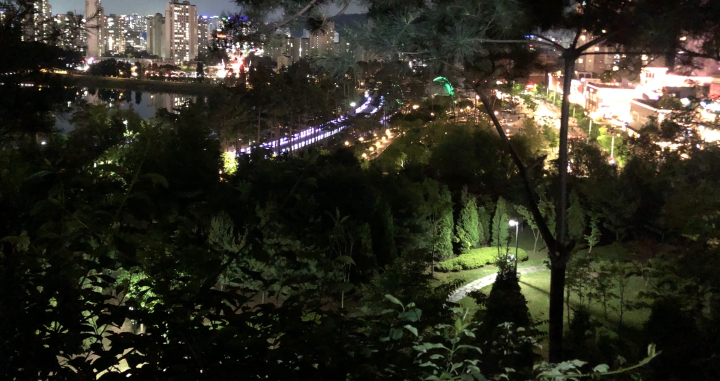
#> input picture OpenCV/이미지 연산과 히스토그램/city_night.jpg, 1440 x 762 px (shown at 1/2 size)
$ python bitwise_masking.py
#> lines starting #> are read from the running program, lines starting #| are printed output that depends on the picture; after the words box and inside, x2 and y2 are one past the last pixel; in counts of white or black regions, pixels touching at a corner belong together
import numpy as np, cv2
import matplotlib.pylab as plt

#--① 이미지 읽기
img = cv2.imread('city_night.jpg')
#> img is the input picture: shape (762, 1440, 3); mean B, G, R 35.1, 46.4, 48

#--② 마스크 만들기
mask = np.zeros_like(img)
cv2.circle(mask, (1000,480), 100, (255,255,255), -1)
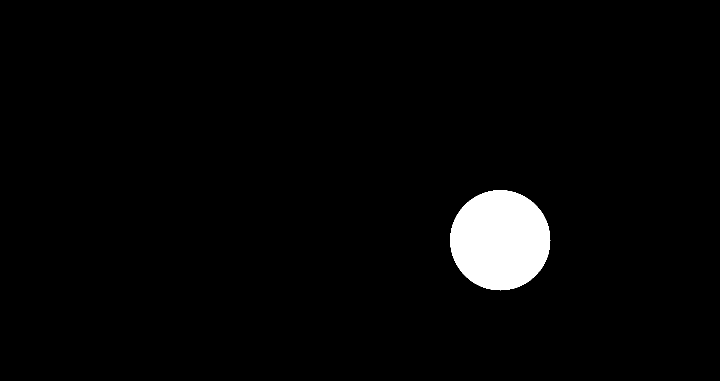
#> mask: shape (762, 1440, 3) (shown at 1/2 size); 2.9% white; 1 white region, box (x1, y1, x2, y2) and area: (900, 380, 1101, 581) 31417
#cv2.circle(대상이미지, (원점x, 원점y), 반지름, (색상), 채우기)

#--③ 마스킹
masked = cv2.bitwise_and(img, mask)
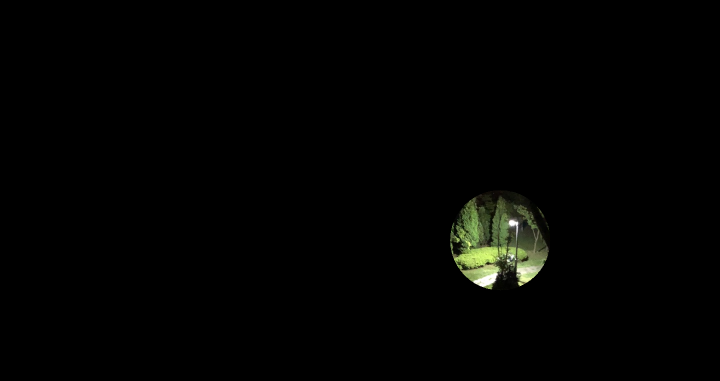
#> masked: shape (762, 1440, 3) (shown at 1/2 size); mean B, G, R 1.8, 3, 2.6

#--④ 결과 출력
cv2.imshow('original', img)
cv2.imshow('mask', mask)
cv2.imshow('masked', masked)
cv2.waitKey()
cv2.destroyAllWindows()
